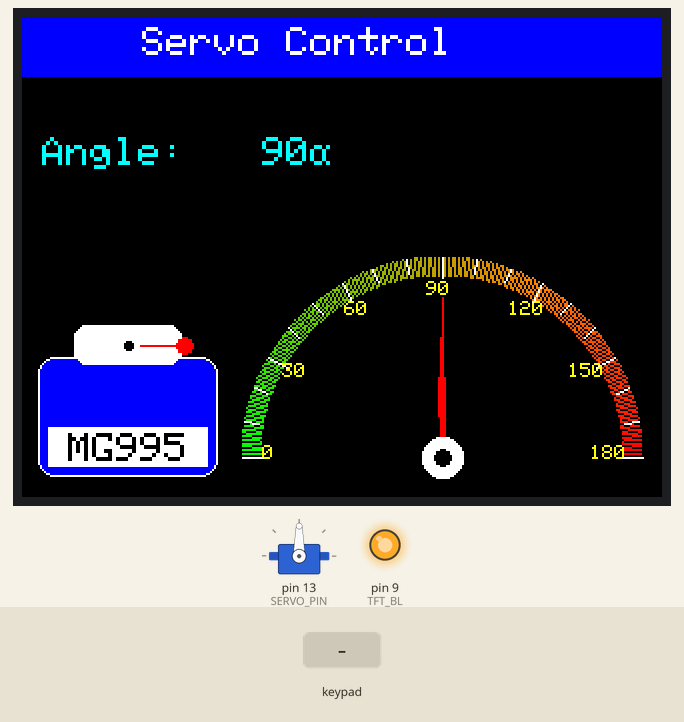
This sketch was run on a simulated Arduino Mega 2560, built with avr-gcc and run on an emulated ATmega2560. Shown: servo, 320×240 colour display, output pins drawn as LEDs (lit = HIGH). Wiring (inferred from the names in the program): PCF8574 port expander at I2C address 0x20. Wiring (inferred from the signals the program sends): 4×4 keypad with keys 1 2 3 A 4 5 6 B 7 8 9 C * 0 # D: rows Q4, Q5, Q6, Q7; columns Q0, Q1, Q2, Q3. Inputs (shaded band) come from the test bench.

Above: at 1.7 s.
1.8 s: key 'C' pressed
At 2.08 s:
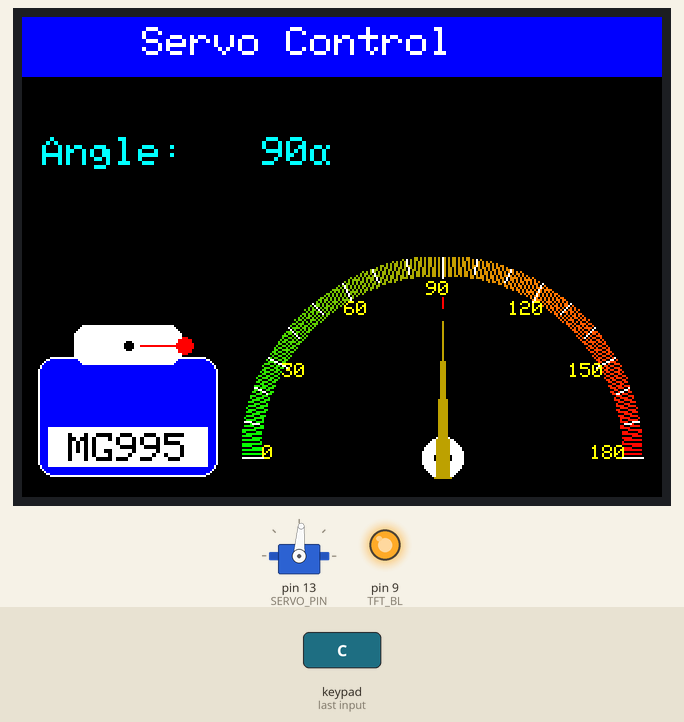
4.4 s: keypad keys 1 2 pressed 0.4 s apart
At 6.5 s:
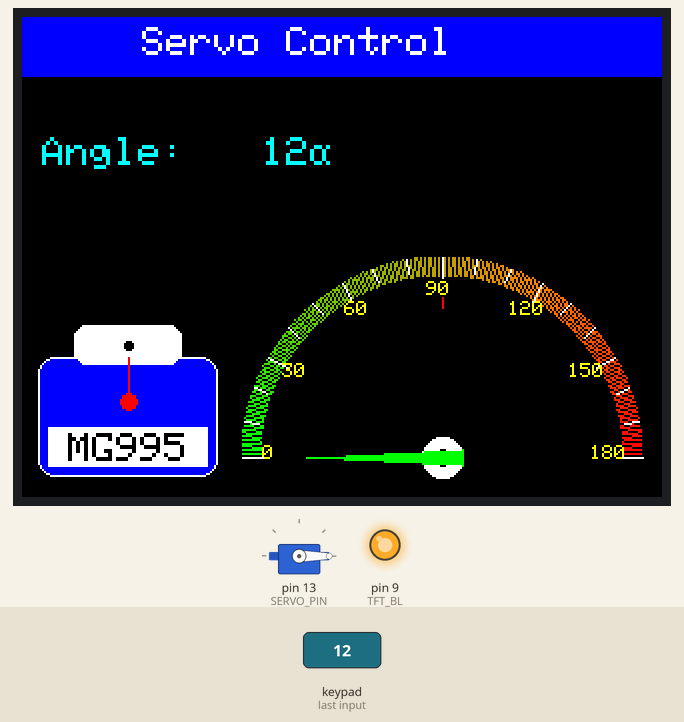
7.2 s: key '1' pressed
At 7.5 s:
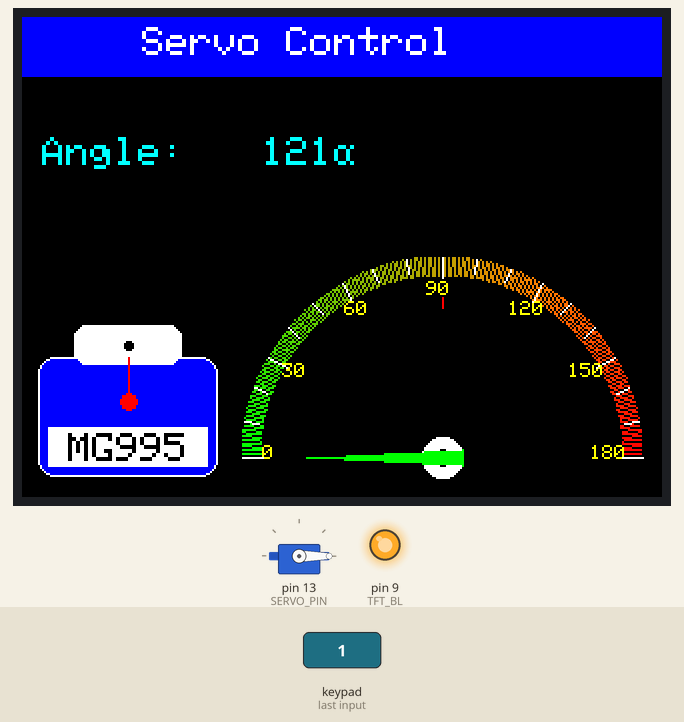
8.7 s: key 'C' pressed
At 12.12 s:
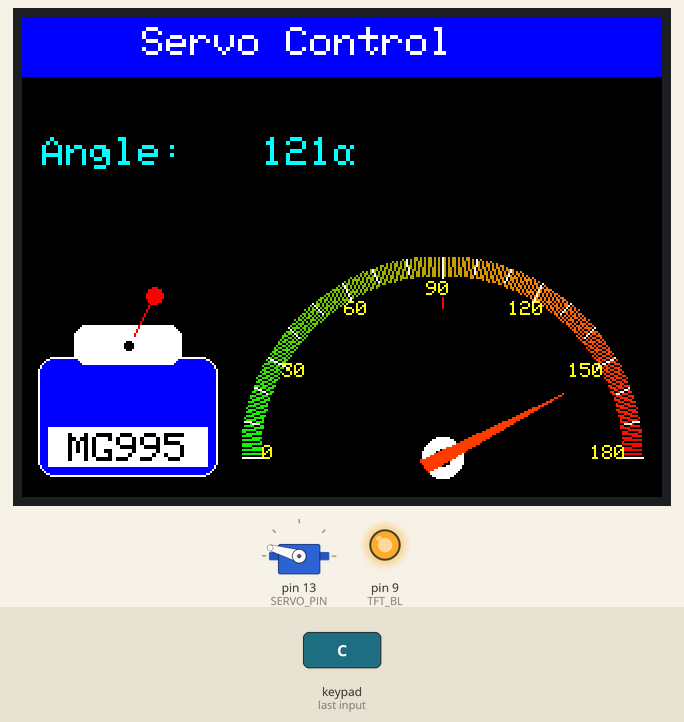
Timing chart, 0 to 13.9 s (numbered marks = the images above; inputs shaded):
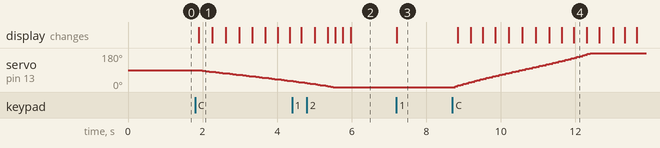

Measured:
- after the input at 1.8 s, servo on pin 13 (SERVO_PIN): moves from 90° to 32° over 2.4 s, starting after 0.10 s; the display: changes after 0.10 s (image 1)
- after the input at 7.2 s, the display: changes at once (image 3)
- after the input at 8.7 s, servo on pin 13 (SERVO_PIN): moves from 0° to 180° over 3.6 s, starting after 0.08 s; the display: first changes after 0.14 s (image 4 shows a later state)

The sketch:

keypad_tft.ino
```cpp
#include <Wire.h>
#include <Servo.h>
#include <Adafruit_GFX.h>
#include <Adafruit_ST7789.h>
#include <SPI.h>

#define TFT_CS 53
#define TFT_RST 8
#define TFT_DC 7
#define TFT_BL 9
#define SERVO_PIN 13
#define PCF_ADDR 0x20

char keys[4][4] = {
  { '1', '2', '3', 'A' },
  { '4', '5', '6', 'B' },
  { '7', '8', '9', 'C' },
  { '*', '0', '#', 'D' }
};

Adafruit_ST7789 tft = Adafruit_ST7789(TFT_CS, TFT_DC, TFT_RST);
Servo myServo;

int currentAngle = 90;
int lastNeedleAngle = -1;
String inputStr = "";


const int CX = 210;
const int CY = 220;
const int R = 100;

const int NEEDLE_TIP_R = R - 32;
const float NEEDLE_HALF_W = 0.045f;
const int INNER_CLEAR_R = R - 26;

const int SERVO_X = 8;
const int SERVO_Y = 170;

int lastAngle = -1;
void setup() {
  Wire.begin();
  Serial.begin(9600);
  pinMode(TFT_BL, OUTPUT);
  digitalWrite(TFT_BL, HIGH);
  myServo.attach(SERVO_PIN);
  myServo.write(currentAngle);
  tft.init(240, 320);
  tft.setRotation(1);
  tft.fillScreen(ST77XX_BLACK);
  drawStaticUI();
  updateAngleText(currentAngle);
  drawSpeedometerBase();
  drawNeedle(currentAngle);
  drawServoStatic();
  refreshServoHorn(currentAngle);
}

void loop() {
  char key = scanKeypad();
  if (key) {
    if (key == 'C') {  // confirm entered angle
      int angle = inputStr.toInt();
      if (angle >= 0 && angle <= 180) {
        if (angle != currentAngle) {
          moveToAngle(angle);
        }
      }
      inputStr = "";
    } else if (key >= '0' && key <= '9') {
      inputStr += key;
    }

    // Update preview or final display
    if (inputStr.length() > 0) {
      int previewAngle = inputStr.toInt();
      updateAngleText(previewAngle);
    } else {
      updateAngleText(currentAngle);
    }

    delay(200);
  }
}

void moveToAngle(int target) {
  if (target == currentAngle) return;

  int step = (target > currentAngle) ? 1 : -1;
  int diff = abs(target - currentAngle);

  // dynamic step size: larger jumps move faster
  int stepSize = (diff > 90) ? 4 : (diff > 30 ? 2 : 1);

  for (int a = currentAngle; a != target; a += step * stepSize) {
    myServo.write(a);

    clearNeedleArea();
    drawNeedleAt(a);
    refreshServoHorn(a);

    delay(1);  // smaller delay = faster
  }

  // final correction to exact target
  myServo.write(target);
  clearNeedleArea();
  drawNeedleAt(target);
  refreshServoHorn(target);

  currentAngle = target;
}


void drawStaticUI() {
  tft.setTextColor(ST77XX_WHITE);
  tft.setTextSize(2);
  tft.fillRect(0, 0, 320, 30, ST77XX_BLUE);
  tft.setCursor(60, 5);
  tft.print("Servo Control");

  tft.setTextColor(ST77XX_CYAN);
  tft.setCursor(10, 60);
  tft.print("Angle:");
}

void updateAngleText(int angle) {
  tft.fillRect(120, 60, 100, 25, ST77XX_BLACK);
  tft.setCursor(120, 60);
  tft.setTextColor(ST77XX_CYAN);
  tft.print(angle);
  tft.print((char)223);
}


void drawNeedle(int angle) {
  if (angle == lastNeedleAngle) return;

  int cx = 210, cy = 220, r = 100;

  if (lastNeedleAngle >= 0) {
    float oldRad = radians(180 - lastNeedleAngle);
    int ox = cx + (r - 20) * cos(oldRad);
    int oy = cy - (r - 20) * sin(oldRad);
    int ox2 = cx + (r - 60) * cos(oldRad + 0.04);
    int oy2 = cy - (r - 60) * sin(oldRad + 0.04);
    int ox3 = cx + (r - 60) * cos(oldRad - 0.04);
    int oy3 = cy - (r - 60) * sin(oldRad - 0.04);
    tft.fillTriangle(cx, cy, ox2, oy2, ox, oy, ST77XX_BLACK);
    tft.fillTriangle(cx, cy, ox3, oy3, ox, oy, ST77XX_BLACK);
    tft.fillCircle(cx, cy, 10, ST77XX_WHITE);
    tft.fillCircle(cx, cy, 4, ST77XX_BLACK);
  }

  float rad = radians(180 - angle);
  int nx = cx + (r - 20) * cos(rad);
  int ny = cy - (r - 20) * sin(rad);
  int nx2 = cx + (r - 60) * cos(rad + 0.04);
  int ny2 = cy - (r - 60) * sin(rad + 0.04);
  int nx3 = cx + (r - 60) * cos(rad - 0.04);
  int ny3 = cy - (r - 60) * sin(rad - 0.04);

  tft.fillTriangle(cx, cy, nx2, ny2, nx, ny, ST77XX_RED);
  tft.fillTriangle(cx, cy, nx3, ny3, nx, ny, ST77XX_RED);
  tft.fillCircle(cx, cy, 10, ST77XX_WHITE);
  tft.fillCircle(cx, cy, 4, ST77XX_BLACK);

  tft.fillRect(cx - 30, cy + 30, 60, 25, ST77XX_BLACK);
  tft.setTextColor(ST77XX_CYAN);
  tft.setTextSize(2);
  tft.setCursor(cx - 22, cy + 30);
  tft.print(angle);
  tft.print((char)223);

  lastNeedleAngle = angle;
}

char scanKeypad() {
  for (int row = 0; row < 4; row++) {
    byte out = 0xFF;
    out &= ~(1 << (row + 4));
    writePCF(out);
    delay(2);
    byte in = readPCF();
    for (int col = 0; col < 4; col++) {
      if ((in & (1 << col)) == 0) {
        return keys[row][col];
      }
    }
  }
  return 0;
}

void writePCF(byte val) {
  Wire.beginTransmission(PCF_ADDR);
  Wire.write(val);
  Wire.endTransmission();
}

byte readPCF() {
  Wire.requestFrom(PCF_ADDR, 1);
  if (Wire.available()) {
    return Wire.read();
  }
  return 0xFF;
}

static inline float deg2rad(float d) {
  return d * (PI / 180.0f);
}

uint16_t colorFromAngle(int a) {
  a = constrain(a, 0, 180);
  uint8_t r = 0, g = 0;
  if (a <= 120) {
    r = map(a, 0, 120, 0, 255);
    g = map(a, 0, 120, 255, 128);
  } else {
    r = 255;
    g = map(a, 120, 180, 128, 0);
  }
  return tft.color565(r, g, 0);
}

// ----------------- Gauge Drawing -----------------
void drawColoredArc() {
  for (int a = 0; a <= 180; a++) {
    float rad = deg2rad(180 - a);
    uint16_t col = colorFromAngle(a);
    for (int t = 0; t < 10; t++) {
      int x = CX + (R - t) * cos(rad);
      int y = CY - (R - t) * sin(rad);
      tft.drawPixel(x, y, col);
    }
  }
}

void drawTicksAndLabels() {
  for (int a = 0; a <= 180; a += 10) {
    float rad = deg2rad(180 - a);
    int inner = (a % 30 == 0) ? (R - 10) : (R - 7);
    int outer = R;
    tft.drawLine(CX + inner * cos(rad), CY - inner * sin(rad),
                 CX + outer * cos(rad), CY - outer * sin(rad), ST77XX_WHITE);
  }
  for (int a = 0; a <= 180; a += 30) {
    float rad = deg2rad(180 - a);
    int lx = CX + (R - 18) * cos(rad);
    int ly = CY - (R - 18) * sin(rad);
    tft.setTextColor(ST77XX_YELLOW);
    tft.setTextSize(1);
    tft.setCursor(lx - 8, ly - 6);
    tft.print(a);
  }
}

void drawGaugeHub() {
  tft.fillCircle(CX, CY, 10, ST77XX_WHITE);
  tft.fillCircle(CX, CY, 4, ST77XX_BLACK);
}

void drawSpeedometerBase() {
  drawColoredArc();
  drawTicksAndLabels();
  drawGaugeHub();
}

// ----------------- Needle -----------------
void clearNeedleArea() {
  tft.fillCircle(CX, CY, INNER_CLEAR_R, ST77XX_BLACK);
  drawGaugeHub();
}

void drawNeedleAt(int angle) {
  float rad = deg2rad(180 - angle);
  uint16_t ncol = colorFromAngle(angle);

  int nx = CX + NEEDLE_TIP_R * cos(rad);
  int ny = CY - NEEDLE_TIP_R * sin(rad);

  int bx = CX - 10 * cos(rad);
  int by = CY + 10 * sin(rad);

  int dx = (int)(NEEDLE_HALF_W * R * sin(rad));
  int dy = (int)(NEEDLE_HALF_W * R * cos(rad));

  tft.fillTriangle(bx - dx, by - dy, bx + dx, by + dy, nx, ny, ncol);
  tft.fillTriangle(nx, ny, bx - dx, by - dy, bx + dx, by + dy, ncol);
}

// ----------------- Servo Icon + Horn -----------------
void drawServoStatic() {
  tft.fillRoundRect(SERVO_X, SERVO_Y, 90, 60, 8, ST77XX_BLUE);
  tft.drawRoundRect(SERVO_X, SERVO_Y, 90, 60, 8, ST77XX_WHITE);
  tft.fillRoundRect(SERVO_X + 18, SERVO_Y - 16, 54, 20, 6, ST77XX_WHITE);

  // MG995 label
  tft.fillRect(SERVO_X + 5, SERVO_Y + 35, 80, 20, ST77XX_WHITE);  // white box
  tft.setTextColor(ST77XX_BLACK);
  tft.setTextSize(2);
  tft.setCursor(SERVO_X + 15, SERVO_Y + 38);
  tft.print("MG995");

  int px = SERVO_X + 45, py = SERVO_Y - 6;
  tft.fillCircle(px, py, 5, ST77XX_WHITE);
  tft.fillCircle(px, py, 2, ST77XX_BLACK);
}

void refreshServoHorn(int angle) {
  int px = SERVO_X + 45, py = SERVO_Y - 6;
  tft.fillCircle(px, py, 34, ST77XX_BLACK);
  drawServoStatic();
  int hornA = map(angle, 0, 180, -90, 90);
  float nrad = deg2rad(hornA);
  int hx = px + 28 * cos(nrad);
  int hy = py - 28 * sin(nrad);
  tft.drawLine(px, py, hx, hy, ST77XX_RED);
  tft.fillCircle(hx, hy, 4, ST77XX_RED);
  tft.fillCircle(px, py, 5, ST77XX_WHITE);
  tft.fillCircle(px, py, 2, ST77XX_BLACK);
}
```

Ardiuno_Servo_90_TFT.c
```cpp
#include <Servo.h>
#include <Adafruit_GFX.h>
#include <Adafruit_ST7789.h>
#include <SPI.h>
#include <math.h>

// TFT pin definitions
#define TFT_CS 53
#define TFT_RST 8
#define TFT_DC 7
#define TFT_BL 9

// Servo and control pins
#define SERVO_PIN 13
#define POT_PIN A8  // Ensure you're on Arduino Mega (A8 exists). Uno has only A0..A5.

Adafruit_ST7789 tft = Adafruit_ST7789(TFT_CS, TFT_DC, TFT_RST);
Servo myServo;

// Gauge center and size (landscape 320x240)
const int CX = 210;
const int CY = 220;
const int R = 100;  // outer radius

// Needle geometry (kept inside to avoid redrawing labels/arc)
const int NEEDLE_TIP_R = R - 32;     // tip length (kept away from labels/arc)
const int NEEDLE_SIDE_R = R - 60;    // triangle base length
const float NEEDLE_HALF_W = 0.045f;  // radians (~2.6°)

// Inner clear radius: clears any previous needle fully, never touching labels (at R-18)
const int INNER_CLEAR_R = R - 26;  // 74 when R=100

// Servo icon placement
const int SERVO_X = 8;    // icon left
const int SERVO_Y = 170;  // icon top

// State
int lastAngle = -1;

// ----------------- Utility -----------------
static inline float deg2rad(float d) {
  return d * (PI / 180.0f);
}

// Angle-based color: green -> yellow/orange -> red
uint16_t colorFromAngle(int a) {
  a = constrain(a, 0, 180);
  uint8_t r = 0, g = 0, b = 0;
  if (a <= 120) {
    r = map(a, 0, 120, 0, 255);
    g = map(a, 0, 120, 255, 128);
    b = 0;
  } else {
    r = 255;
    g = map(a, 120, 180, 128, 0);
    b = 0;
  }
  return tft.color565(r, g, b);
}

// ----------------- UI -----------------
void initBacklight() {
  pinMode(TFT_BL, OUTPUT);
  // Use simple ON to avoid timer conflicts with Servo on some boards
  digitalWrite(TFT_BL, HIGH);
}

void drawTitle() {
  tft.fillRect(0, 0, 320, 30, ST77XX_BLUE);
  tft.setCursor(60, 5);
  tft.setTextColor(ST77XX_WHITE);
  tft.setTextSize(2);
  tft.print("Servo Control");

  // Angle label
  tft.setCursor(10, 50);
  tft.setTextColor(ST77XX_CYAN);
  tft.setTextSize(2);
  tft.print("Angle:");
}

void updateAngleText(int angle) {
  // Clear area and rewrite
  tft.fillRect(110, 50, 100, 25, ST77XX_BLACK);
  tft.setCursor(110, 50);
  tft.setTextSize(2);
  tft.setTextColor(ST77XX_CYAN);
  tft.print(angle);
  tft.print(" deg");  // degree symbol
}

void drawColoredArc() {
  const int thickness = 10;  // pixels
  for (int a = 0; a <= 180; a++) {
    float rad = deg2rad(180 - a);
    uint16_t col = colorFromAngle(a);
    for (int t = 0; t < thickness; t++) {
      int x = CX + (R - t) * cos(rad);
      int y = CY - (R - t) * sin(rad);
      tft.drawPixel(x, y, col);
    }
  }
}

void drawTicksAndLabels() {
  // Minor ticks every 10°, major ticks every 30°
  for (int a = 0; a <= 180; a += 10) {
    float rad = deg2rad(180 - a);
    int inner = (a % 30 == 0) ? (R - 10) : (R - 7);
    int outer = R;
    int x0 = CX + inner * cos(rad);
    int y0 = CY - inner * sin(rad);
    int x1 = CX + outer * cos(rad);
    int y1 = CY - outer * sin(rad);
    tft.drawLine(x0, y0, x1, y1, ST77XX_WHITE);
  }
  for (int a = 0; a <= 180; a += 30) {
    float rad = deg2rad(180 - a);
    int lr = R - 18;  // label radius (outside needle tip)
    int lx = CX + lr * cos(rad);
    int ly = CY - lr * sin(rad);
    tft.setTextColor(ST77XX_YELLOW);
    tft.setTextSize(1);
    tft.setCursor(lx - 8, ly - 6);
    tft.print(a);
  }
}

void drawGaugeHub() {
  tft.fillCircle(CX, CY, 10, ST77XX_WHITE);
  tft.fillCircle(CX, CY, 4, ST77XX_BLACK);
}

void drawSpeedometerBase() {
  drawColoredArc();
  drawTicksAndLabels();
  drawGaugeHub();
}

// ----------------- Needle (trace-free) -----------------
void clearNeedleArea() {
  // Clear inner area where the needle can exist; never touches arc/labels
  tft.fillCircle(CX, CY, INNER_CLEAR_R, ST77XX_BLACK);
  drawGaugeHub();
}

void drawNeedleAt(int angle) {
  float rad = deg2rad(180 - angle);
  uint16_t ncol = colorFromAngle(angle);

  int nx = CX + NEEDLE_TIP_R * cos(rad);
  int ny = CY - NEEDLE_TIP_R * sin(rad);

  int bx = CX - 10 * cos(rad);  // back of needle
  int by = CY + 10 * sin(rad);

  // Offset for width
  int dx = (int)(NEEDLE_HALF_W * R * sin(rad));
  int dy = (int)(NEEDLE_HALF_W * R * cos(rad));

  // Rectangle needle (4 points)
  tft.fillTriangle(bx - dx, by - dy, bx + dx, by + dy, nx, ny, ncol);
  tft.fillTriangle(nx, ny, bx - dx, by - dy, bx + dx, by + dy, ncol);
}


// ----------------- Servo Icon (left) -----------------
void drawServoStatic() {
  uint16_t bodyCol = ST77XX_BLUE;  // blue body
  uint16_t rimCol = ST77XX_WHITE;

  // Main servo body
  tft.fillRoundRect(SERVO_X, SERVO_Y, 90, 60, 8, bodyCol);
  tft.drawRoundRect(SERVO_X, SERVO_Y, 90, 60, 8, rimCol);
  tft.fillRoundRect(SERVO_X + 18, SERVO_Y - 16, 54, 20, 6, rimCol);

  // Screw holes
  tft.fillCircle(SERVO_X + 10, SERVO_Y + 10, 3, ST77XX_BLACK);
  tft.fillCircle(SERVO_X + 80, SERVO_Y + 50, 3, ST77XX_BLACK);

  // Horn pivot
  int px = SERVO_X + 45;
  int py = SERVO_Y - 6;
  tft.fillCircle(px, py, 5, ST77XX_WHITE);
  tft.fillCircle(px, py, 2, ST77XX_BLACK);

  // Label box "MG995"
  int labelX = SERVO_X + 10;  // inside the blue body
  int labelY = SERVO_Y + 30;
  tft.fillRect(labelX, labelY, 70, 20, ST77XX_WHITE);  // white box
  tft.drawRect(labelX, labelY, 70, 20, ST77XX_BLACK);  // black border
  tft.setCursor(labelX + 6, labelY + 4);
  tft.setTextSize(2);
  tft.setTextColor(ST77XX_BLACK);
  tft.print("MG995");
}


void refreshServoHorn(int angle) {
  // Clear around horn pivot so no traces remain
  int px = SERVO_X + 45;
  int py = SERVO_Y - 6;
  tft.fillCircle(px, py, 34, ST77XX_BLACK);
  drawServoStatic();

  // Map 0..180 to -90..+90 for horn rotation
  int hornA = map(angle, 0, 180, -90, 90);
  uint16_t hornCol = ST77XX_RED;

  float nrad = deg2rad(hornA);
  int hx = px + 28 * cos(nrad);
  int hy = py - 28 * sin(nrad);

  // Thick horn (3px)
  tft.drawLine(px, py, hx, hy, hornCol);
  tft.drawLine(px + 2, py, hx + 2, hy, hornCol);
  tft.drawLine(px - 2, py, hx - 2, hy, hornCol);
  tft.fillCircle(hx, hy, 4, hornCol);

  // Restore pivot
  tft.fillCircle(px, py, 5, ST77XX_WHITE);
  tft.fillCircle(px, py, 2, ST77XX_BLACK);
}

// ----------------- POT read (stable) -----------------
int readAngleFromPot() {
  // Average 8 samples, then map; reduces jitter and random motion
  long sum = 0;
  for (int i = 0; i < 8; i++) {
    sum += analogRead(POT_PIN);
    delayMicroseconds(200);
  }
  int avg = sum / 8;  // 0..1023
  int angle = map(avg, 0, 1023, 0, 180);
  return constrain(angle, 0, 180);
}

// ----------------- Arduino -----------------
void setup() {
  initBacklight();

  myServo.attach(SERVO_PIN);
  tft.init(240, 320);
  tft.setRotation(1);
  tft.fillScreen(ST77XX_BLACK);

  drawTitle();
  drawSpeedometerBase();  // Static gauge (colored semicircle, ticks, hub)
  drawServoStatic();      // Static servo body

  // Initial render from current pot (no auto-sweep)
  int angle = readAngleFromPot();
  drawNeedleAt(angle);
  refreshServoHorn(angle);
  updateAngleText(angle);
  myServo.write(angle);
  lastAngle = angle;
}

void loop() {
  int angle = readAngleFromPot();

  // Deadband to avoid flicker/jitter
  if (abs(angle - lastAngle) >= 2) {
    // Only update what changed; no traces, no blink
    clearNeedleArea();
    drawNeedleAt(angle);
    refreshServoHorn(angle);
    updateAngleText(angle);
    myServo.write(angle);
    lastAngle = angle;
  }

  delay(15);
}
```

Ardiuno_Servo_90_LCD.c
```cpp
#include <Servo.h>
#include <Wire.h>
#include <LiquidCrystal_I2C.h>
Servo myServo;
LiquidCrystal_I2C lcd(0x27, 20, 4);
void setup() {
  myServo.attach(2);
  myServo.write(180);
  lcd.init();
  lcd.backlight();
  lcd.setCursor(0, 0);
  lcd.print("Servo Control");
  lcd.setCursor(0, 1);
  lcd.print("Status");
  lcd.setCursor(0, 2);
  lcd.print("180 deg");
}
void loop() {
}
```
